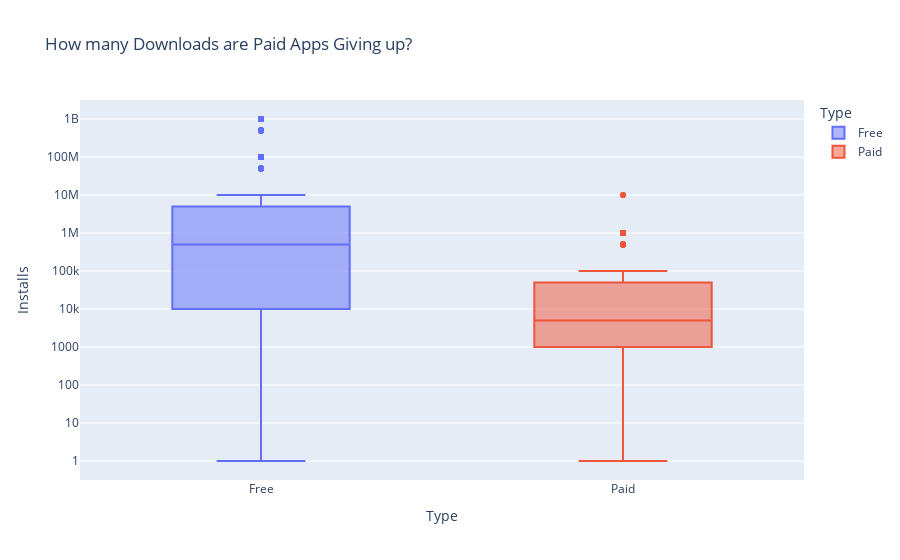

Write notebook code for a chart like this one.
### Code cell
box = px.box(df_apps_clean, x='Type', y='Installs', color='Type', title='How many Downloads are Paid Apps Giving up?')
box.update_layout(yaxis=dict(type='log'))
box.show()

### Figure 1 — Plotly figure (JSON) as saved in the notebook; plotly's stock layout.template omitted (floating-point values rounded to 4 significant figures; data arrays with more than 128 entries replaced by an {"elided": "..."} marker saying what was removed)
{"data": [{"alignmentgroup": "True", "hovertemplate": "Type=%{x}<br>Installs=%{y}<extra></extra>", "legendgroup": "Free", "marker": {"color": "#636efa"}, "name": "Free", "notched": false, "offsetgroup": "Free", "orientation": "v", "showlegend": true, "type": "box", "x": {"elided": "7595 str values"}, "x0": " ", "xaxis": "x", "y": {"elided": "7595 int values"}, "y0": " ", "yaxis": "y"}, {"alignmentgroup": "True", "hovertemplate": "Type=%{x}<br>Installs=%{y}<extra></extra>", "legendgroup": "Paid", "marker": {"color": "#EF553B"}, "name": "Paid", "notched": false, "offsetgroup": "Paid", "orientation": "v", "showlegend": true, "type": "box", "x": {"elided": "589 str values"}, "x0": " ", "xaxis": "x", "y": {"elided": "589 int values"}, "y0": " ", "yaxis": "y"}], "layout": {"boxmode": "overlay", "legend": {"title": {"text": "Type"}, "tracegroupgap": 0}, "title": {"text": "How many Downloads are Paid Apps Giving up?"}, "xaxis": {"anchor": "y", "categoryarray": ["Free", "Paid"], "categoryorder": "array", "domain": [0, 1], "title": {"text": "Type"}}, "yaxis": {"anchor": "x", "domain": [0, 1], "title": {"text": "Installs"}, "type": "log"}}}
